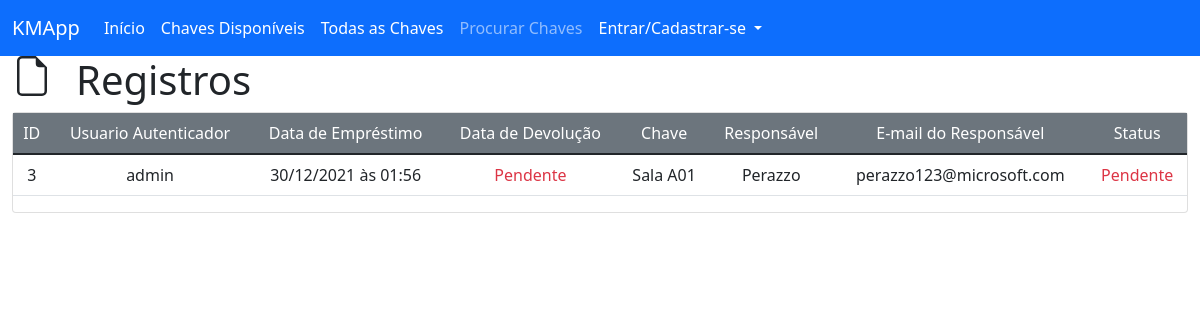
Page /view/registry/3 on the committed database.
### key_manager/models/registry.py (models this page shows, shortened)
class Registry(db.Model):
    __tablename__ = 'registries'
    id = db.Column(db.Integer, primary_key=True)
    user_id = db.Column(db.Integer, db.ForeignKey('users.id'), nullable=False)
    key_loan_date = db.Column(db.DateTime, nullable=False, default=datetime.utcnow)
    key_return_date = db.Column(db.DateTime, nullable=True)
    key_id = db.Column(db.Integer, db.ForeignKey('keys.id'), nullable=False)
    holder_name = db.Column(db.String(100), nullable=False)
    holder_email = db.Column(db.String(100), nullable=True)

### key_manager/models/user.py (models this page shows, shortened)
class User(db.Model):
    __tablename__ = 'users'
    id = db.Column(db.Integer, primary_key=True)
    name = db.Column(db.String(100), unique=False, nullable=False)
    username = db.Column(db.String(100), unique=True, nullable=False)
    email = db.Column(db.String(100), unique=True, nullable=False)
    phone = db.Column(db.String(20), nullable=True)
    password = db.Column(db.String(100), unique=True, nullable=False)
    creation_date = db.Column(db.DateTime, nullable=False, default=datetime.utcnow)
    '''
        Usertype pode ser Três master possui todas as permissões,
        E admin possui menos permissões e normal não possui permissões
    '''
    usertype = db.Column(db.String(6), default="normal")

### key_manager/models/key.py (models this page shows, shortened)
class Key(db.Model):
    __tablename__ = 'keys'
    id = db.Column(db.Integer, primary_key=True)
    key_category_id = db.Column(db.Integer, db.ForeignKey("categories.id"))
    key_avaliable = db.Column(db.Boolean, default=True)
    name = db.Column(db.String(100), unique=False, nullable=False)
    slug = db.Column(db.String(100), unique=True, nullable=False)
    creation_date = db.Column(db.DateTime, nullable=False, default=datetime.utcnow)

### key_manager/routes/views.py (the view)
@view.route("/registry/<reg_id>")
def viewReg(reg_id):
    registry = Registry.query.filter_by(id=reg_id).first()
    if registry is None:
        flash("Registro não encontrado", "error_msg")
        return redirect(url_for("index"))
    key = Key.query.filter_by(id=registry.key_id).first()
    user = User.query.filter_by(id=registry.user_id).first()
    return render_template("view/registryDetails.html", registry=registry, key=key, user=user, hidden_footer=True, title=f"Registro {registry.id}")

### key_manager/templates/view/registryDetails.html (shortened to what this page needs)
{% extends 'base.html' %}
{% block content %}
<div class="row">
    <svg xmlns="http://www.w3.org/2000/svg" width="40" height="40" fill="currentColor" class="bi bi-file-earmark col-auto" viewBox="0 0 16 16">
        <path d="M14 4.5V14a2 2 0 0 1-2 2H4a2 2 0 0 1-2-2V2a2 2 0 0 1 2-2h5.5L14 4.5zm-3 0A1.5 1.5 0 0 1 9.5 3V1H4a1 1 0 0 0-1 1v12a1 1 0 0 0 1 1h8a1 1 0 0 0 1-1V4.5h-2z"/>
    </svg>
    <h1 class="col-auto">Registros</h1>
</div>
<div class="card">
    <div class="car-body">
        <table class="table">
            <thead class="bg-secondary text-white">
                <tr>
                    <td class="col-auto text-center">ID</td>
                    <td class="col-auto text-center">Usuario Autenticador</td>
                    <td class="col-auto text-center">Data de Empréstimo</td>
                    <td class="col-auto text-center">Data de Devolução</td>
                    <td class="col-auto text-center">Chave</td>
                    <td class="col-auto text-center">Responsável</td>
                    <td class="col-auto text-center">E-mail do Responsável</td>
                    <td class="col-auto text-center">Status</td>
                </tr>
            </thead>
            <tbody>
                <tr>
                    <td class="col-auto text-center">{{ registry.id }}</td>
                    <td class="col-auto text-center">{{ user.username }}</td>
                    <td class="col-auto text-center">{{ registry.key_loan_date.strftime("%d/%m/%Y às %H:%M") }}</td>
                    <td class="col-auto text-center">
                        {% if registry.key_return_date == none %}
                        <span class="text-danger">Pendente</span>
                        {% else %}
                        {{ registry.key_return_date.strftime("%d/%m/%Y às %H:%M") }}
                        {% endif %}
                    </td>
                    <td class="col-auto text-center">{{ key.name }}</td>
                    <td class="col-auto text-center">{{ registry.holder_name }}</td>
                    <td class="col-auto text-center">{{ registry.holder_email }}</td>
                    <td class="col-auto text-center">
                        {% if registry.key_return_date == none %}
                        <span class="text-danger">Pendente</span>
                        {% else %}
                        <span class="text-success">Devolvida</span>
                        {% endif %}
                    </td>
                </tr>
            </tbody>
        </table>
    </div>
</div>
{% endblock %}

### rows in the picture
Registry: id "3", key_loan_date "30/12/2021 às 01:56", holder_name "Perazzo", holder_email "perazzo123@microsoft.com"
User: username "admin"
Key: name "Sala A01"
